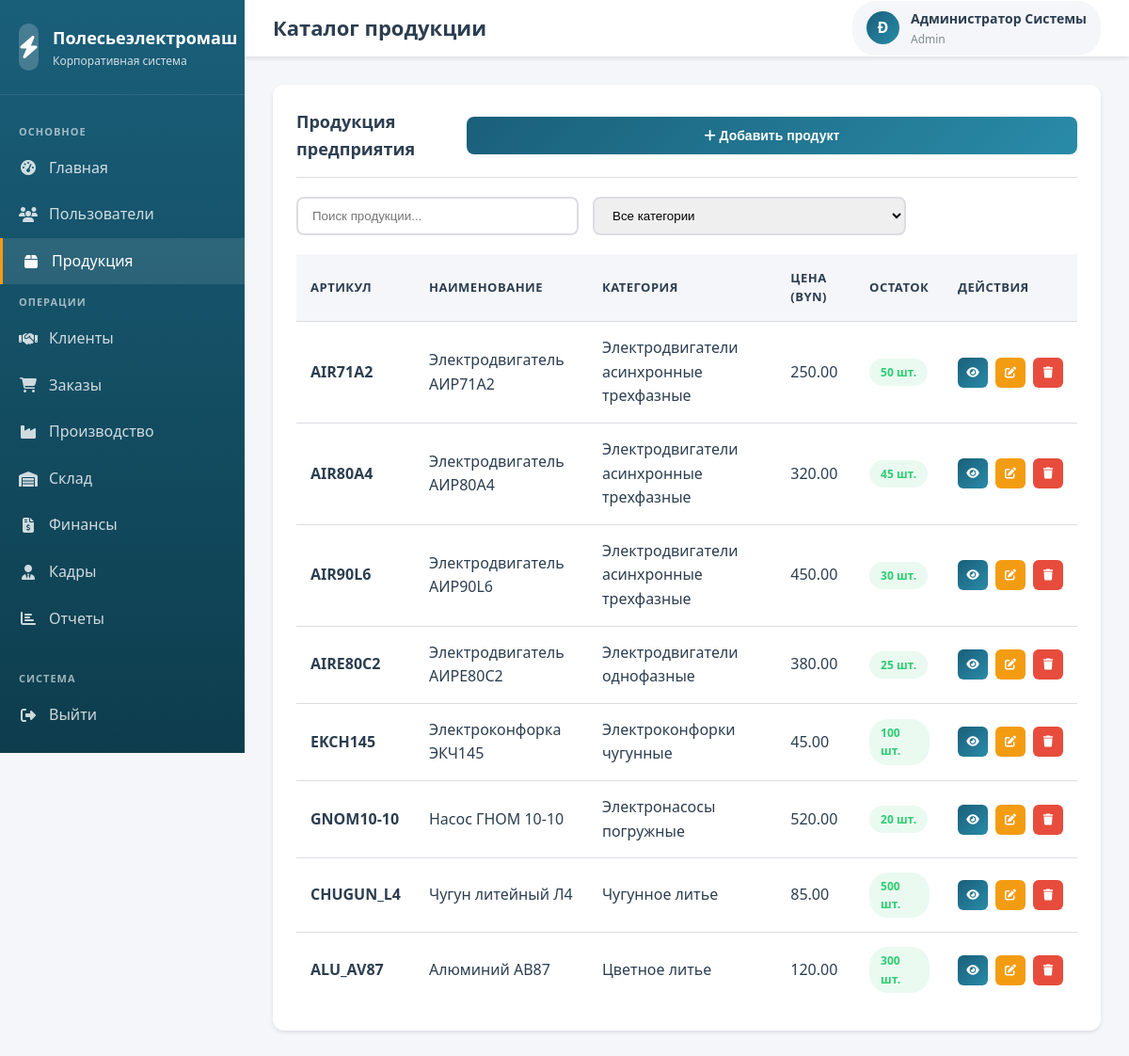
/modules/products/index.php (signed in), run on the app's committed database.
### tables this page shows
CREATE TABLE products (
    id INT AUTO_INCREMENT PRIMARY KEY,
    product_code VARCHAR(50) NOT NULL UNIQUE,
    product_name VARCHAR(200) NOT NULL,
    category_id INT,
    description TEXT,
    specifications JSON,
    base_price DECIMAL(10,2) NOT NULL,
    currency VARCHAR(3) DEFAULT 'BYN',
    weight DECIMAL(10,3) DEFAULT 0 COMMENT 'Вес единицы продукции в кг',
    stock_quantity INT DEFAULT 0,
    min_stock_level INT DEFAULT 10,
    is_active TINYINT(1) DEFAULT 1,
    created_at TIMESTAMP DEFAULT CURRENT_TIMESTAMP,
    updated_at TIMESTAMP DEFAULT CURRENT_TIMESTAMP ON UPDATE CURRENT_TIMESTAMP,
    FOREIGN KEY (category_id) REFERENCES product_categories(id) ON DELETE SET NULL
);

CREATE TABLE product_categories (
    id INT AUTO_INCREMENT PRIMARY KEY,
    category_name VARCHAR(100) NOT NULL,
    parent_id INT NULL,
    description TEXT,
    created_at TIMESTAMP DEFAULT CURRENT_TIMESTAMP,
    FOREIGN KEY (parent_id) REFERENCES product_categories(id) ON DELETE SET NULL
);

### modules/products/index.php (the view, shortened to what this page needs)
<?php
$pdo = getDBConnection();
$userFullName = $_SESSION['full_name'];
$initials = strtoupper(substr($userFullName, 0, 1));
try {
    $stmt = $pdo->query("
        SELECT p.*, pc.category_name
        FROM products p
        LEFT JOIN product_categories pc ON p.category_id = pc.id
        ORDER BY p.created_at DESC
    ");
    $products = $stmt->fetchAll();
} catch (PDOException $e) {
    $error = 'Ошибка загрузки данных';
    $products = [];
    $categories = [];
}
?>
<!DOCTYPE html>
<html lang="ru">
<head>
    <link rel="stylesheet" href="../../assets/css/style.css">
    <link rel="stylesheet" href="https://cdnjs.cloudflare.com/ajax/libs/font-awesome/6.4.0/css/all.min.css">
</head>
<body>
    <div class="dashboard-container">
        <aside class="sidebar">
            <div class="sidebar-header">
                <div class="sidebar-logo">
                    <div class="logo-icon">
                        <i class="fas fa-bolt"></i>
                    </div>
                    <div class="logo-text">
                        <h2>Полесьеэлектромаш</h2>
                        <p>Корпоративная система</p>
                    </div>
                </div>
            </div>
            <?php
            include '../../includes/sidebar.php';
            ?>
        </aside>
        <div class="main-content">
            <header class="header">
                <div class="header-left">
                    <div class="header-title">
                        <h1>Каталог продукции</h1>
                    </div>
                </div>
                <div class="header-right">
                    <div class="user-info">
                        <div class="user-avatar">
                            <?php echo $initials; ?>
                        </div>
                        <div class="user-details">
                            <span class="user-name"><?php echo htmlspecialchars($userFullName); ?></span>
                            <span class="user-role"><?php echo ucfirst($userRole); ?></span>
                        </div>
                    </div>
                </div>
            </header>
            <div class="content-area">
                <div class="card">
                    <div class="card-header">
                        <h2 class="card-title">Продукция предприятия</h2>
                        <button class="btn btn-primary" onclick="openModal('addProductModal')">
                            <i class="fas fa-plus"></i> Добавить продукт
                        </button>
                    </div>
                    <div style="margin-bottom: 20px; display: flex; gap: 15px;">
                        <input
                            type="text"
                            id="productSearch"
                            placeholder="Поиск продукции..."
                            onkeyup="filterProducts()"
                            style="padding: 10px 15px; border: 2px solid var(--border-color); border-radius: 8px; width: 300px;"
                        >
                        <select id="categoryFilter" onchange="filterProducts()" style="padding: 10px 15px; border: 2px solid var(--border-color); border-radius: 8px;">
                            <option value="">Все категории</option>
                        </select>
                    </div>
                    <div class="table-responsive">
                        <table class="data-table" id="productsTable">
                            <thead>
                                <tr>
                                    <th>Артикул</th>
                                    <th>Наименование</th>
                                    <th>Категория</th>
                                    <th>Цена (BYN)</th>
                                    <th>Остаток</th>
                                    <th>Действия</th>
                                </tr>
                            </thead>
                            <tbody>
                                <?php if (empty($products)): ?>
                                    <tr>
                                        <td colspan="6" class="text-center">Продукция не найдена</td>
                                    </tr>
                                <?php else: ?>
                                    <?php foreach ($products as $product): ?>
                                        <tr data-category="<?php echo $product['category_id'] ?? ''; ?>">
                                            <td><strong><?php echo htmlspecialchars($product['product_code']); ?></strong></td>
                                            <td><?php echo htmlspecialchars($product['product_name']); ?></td>
                                            <td><?php echo htmlspecialchars($product['category_name'] ?? 'Не указана'); ?></td>
                                            <td><?php echo number_format($product['base_price'], 2); ?></td>
                                            <td>
                                                <?php if ($product['stock_quantity'] <= $product['min_stock_level']): ?>
                                                    <span class="badge badge-danger"><?php echo $product['stock_quantity']; ?> шт.</span>
                                                <?php else: ?>
                                                    <span class="badge badge-success"><?php echo $product['stock_quantity']; ?> шт.</span>
                                                <?php endif; ?>
                                            </td>
                                            <td>
                                                <div class="action-buttons">
                                                    <button class="btn btn-sm btn-icon btn-primary" title="Просмотр" onclick="viewProduct(<?php echo $product['id']; ?>)">
                                                        <i class="fas fa-eye"></i>
                                                    </button>
                                                    <button class="btn btn-sm btn-icon btn-secondary" title="Редактировать" onclick="editProduct(<?php echo $product['id']; ?>)">
                                                        <i class="fas fa-edit"></i>
                                                    </button>
                                                    <button class="btn btn-sm btn-icon btn-danger" title="Удалить" onclick="deleteProduct(<?php echo $product['id']; ?>, '<?php echo htmlspecialchars($product['product_name']); ?>')">
                                                        <i class="fas fa-trash"></i>
                                                    </button>
                                                </div>
                                            </td>
                                        </tr>
                                    <?php endforeach; ?>
                                <?php endif; ?>
                            </tbody>
                        </table>
                    </div>
                </div>
            </div>
        </div>
    </div>
</body>
</html>

### data on the page
products: product_code "AIR71A2", product_name "Электродвигатель АИР71А2", category.category_name "Электродвигатели асинхронные трехфазные", base_price "250.00", stock_quantity "50"
products: product_code "AIR80A4", product_name "Электродвигатель АИР80А4", category.category_name "Электродвигатели асинхронные трехфазные", base_price "320.00", stock_quantity "45"
products: product_code "AIR90L6", product_name "Электродвигатель АИР90L6", category.category_name "Электродвигатели асинхронные трехфазные", base_price "450.00", stock_quantity "30"
products: product_code "AIRE80C2", product_name "Электродвигатель АИРЕ80С2", category.category_name "Электродвигатели однофазные", base_price "380.00", stock_quantity "25"
products: product_code "EKCH145", product_name "Электроконфорка ЭКЧ145", category.category_name "Электроконфорки чугунные", base_price "45.00", stock_quantity "100"
products: product_code "GNOM10-10", product_name "Насос ГНОМ 10-10", category.category_name "Электронасосы погружные", base_price "520.00", stock_quantity "20"
products: product_code "CHUGUN_L4", product_name "Чугун литейный Л4", category.category_name "Чугунное литье", base_price "85.00", stock_quantity "500"
products: product_code "ALU_AV87", product_name "Алюминий АВ87", category.category_name "Цветное литье", base_price "120.00", stock_quantity "300"

### other printed values
$item['text'] "Главная"
$item['text'] "Пользователи"
$item['text'] "Продукция"
$item['text'] "Клиенты"
$item['text'] "Заказы"
$item['text'] "Производство"
$item['text'] "Склад"
$item['text'] "Финансы"
$item['text'] "Кадры"
$item['text'] "Отчеты"
$initials "Ð"
$userFullName "Администратор Системы"
$userRole "Admin"
